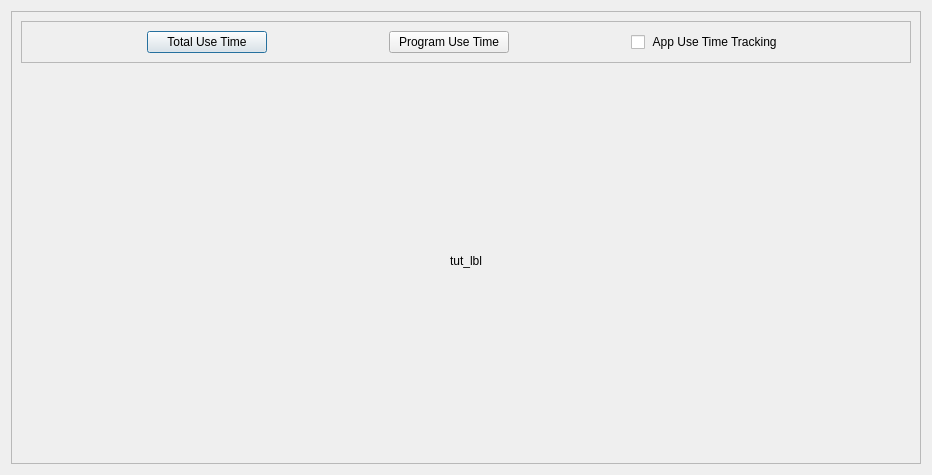
<?xml version="1.0" encoding="UTF-8"?>
<ui version="4.0">
 <class>ParentalControlDialog</class>
 <widget class="QDialog" name="ParentalControlDialog">
  <property name="geometry">
   <rect>
    <x>0</x>
    <y>0</y>
    <width>932</width>
    <height>475</height>
   </rect>
  </property>
  <property name="windowTitle">
   <string>Parental Control</string>
  </property>
  <property name="windowIcon">
   <iconset resource="resource.qrc">
    <normaloff>:/newPrefix/logo.ico</normaloff>:/newPrefix/logo.ico</iconset>
  </property>
  <layout class="QVBoxLayout" name="verticalLayout_2">
   <item>
    <widget class="QFrame" name="frame_2">
     <property name="frameShape">
      <enum>QFrame::StyledPanel</enum>
     </property>
     <property name="frameShadow">
      <enum>QFrame::Raised</enum>
     </property>
     <layout class="QVBoxLayout" name="verticalLayout_3">
      <item>
       <widget class="QFrame" name="frame">
        <property name="sizePolicy">
         <sizepolicy hsizetype="Minimum" vsizetype="Fixed">
          <horstretch>0</horstretch>
          <verstretch>0</verstretch>
         </sizepolicy>
        </property>
        <property name="font">
         <font>
          <kerning>true</kerning>
         </font>
        </property>
        <property name="frameShape">
         <enum>QFrame::StyledPanel</enum>
        </property>
        <property name="frameShadow">
         <enum>QFrame::Raised</enum>
        </property>
        <layout class="QHBoxLayout" name="horizontalLayout">
         <item>
          <widget class="QPushButton" name="tut_btn">
           <property name="sizePolicy">
            <sizepolicy hsizetype="Minimum" vsizetype="Fixed">
             <horstretch>0</horstretch>
             <verstretch>0</verstretch>
            </sizepolicy>
           </property>
           <property name="maximumSize">
            <size>
             <width>120</width>
             <height>25</height>
            </size>
           </property>
           <property name="text">
            <string>Total Use Time</string>
           </property>
           <property name="default">
            <bool>false</bool>
           </property>
           <property name="flat">
            <bool>false</bool>
           </property>
          </widget>
         </item>
         <item>
          <widget class="QPushButton" name="put_btn">
           <property name="maximumSize">
            <size>
             <width>120</width>
             <height>25</height>
            </size>
           </property>
           <property name="text">
            <string>Program Use Time</string>
           </property>
          </widget>
         </item>
         <item>
          <widget class="QCheckBox" name="checkBox">
           <property name="sizePolicy">
            <sizepolicy hsizetype="Fixed" vsizetype="Fixed">
             <horstretch>0</horstretch>
             <verstretch>0</verstretch>
            </sizepolicy>
           </property>
           <property name="text">
            <string> App Use Time Tracking</string>
           </property>
          </widget>
         </item>
        </layout>
       </widget>
      </item>
      <item>
       <widget class="QStackedWidget" name="stackedWidget">
        <property name="currentIndex">
         <number>0</number>
        </property>
        <widget class="QWidget" name="tut_widget">
         <layout class="QVBoxLayout" name="verticalLayout_4">
          <item>
           <widget class="QLabel" name="tut_lbl">
            <property name="sizePolicy">
             <sizepolicy hsizetype="Preferred" vsizetype="Fixed">
              <horstretch>0</horstretch>
              <verstretch>0</verstretch>
             </sizepolicy>
            </property>
            <property name="text">
             <string>tut_lbl</string>
            </property>
            <property name="alignment">
             <set>Qt::AlignHCenter|Qt::AlignTop</set>
            </property>
           </widget>
          </item>
          <item>
           <layout class="QGridLayout" name="tut_cont"/>
          </item>
         </layout>
        </widget>
        <widget class="QWidget" name="put_widget">
         <layout class="QVBoxLayout" name="verticalLayout">
          <item>
           <widget class="QLabel" name="put_lbl">
            <property name="sizePolicy">
             <sizepolicy hsizetype="Preferred" vsizetype="Fixed">
              <horstretch>0</horstretch>
              <verstretch>0</verstretch>
             </sizepolicy>
            </property>
            <property name="text">
             <string>put_lbl</string>
            </property>
            <property name="alignment">
             <set>Qt::AlignHCenter|Qt::AlignTop</set>
            </property>
           </widget>
          </item>
          <item>
           <layout class="QGridLayout" name="put_cont"/>
          </item>
         </layout>
        </widget>
       </widget>
      </item>
     </layout>
    </widget>
   </item>
  </layout>
 </widget>
 <resources>
  <include location="resource.qrc"/>
 </resources>
 <connections/>
</ui>
